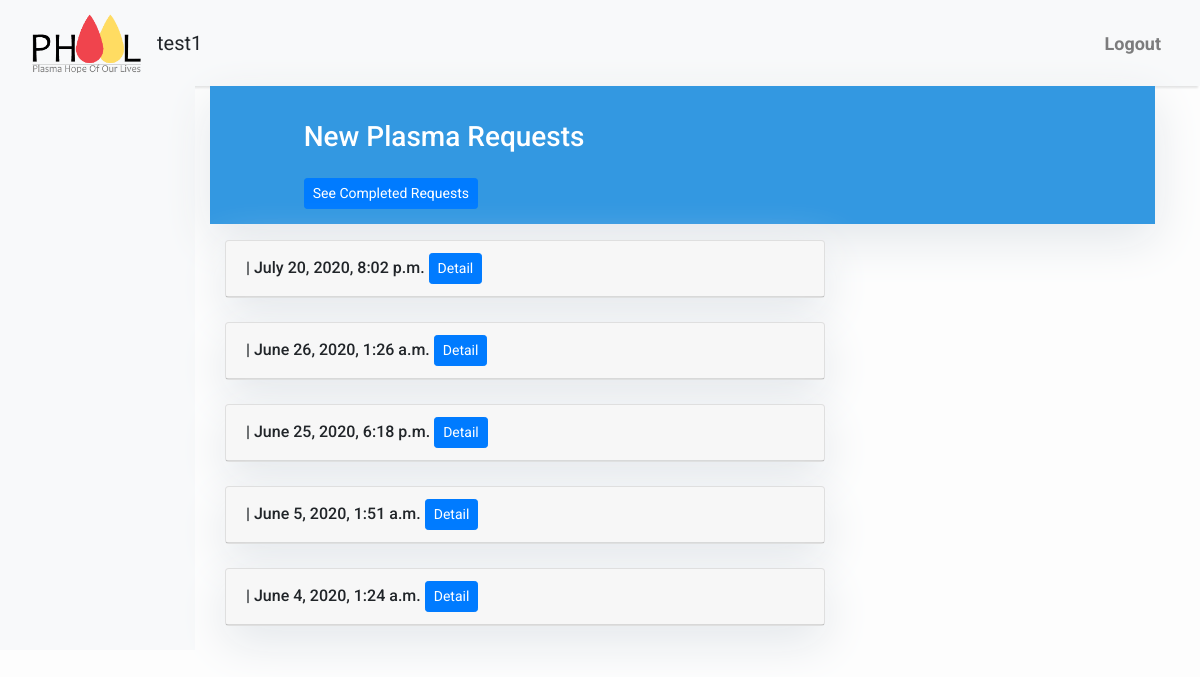
Page /plasma/requests/plasma/ (signed in) on the committed database.
### plasma/models.py (models this page shows)
class Profile(models.Model):
    author = models.ForeignKey(User, on_delete=models.CASCADE)
    first_name = models.CharField(max_length=30)
    last_name = models.CharField(max_length=30)
    address = models.CharField(max_length=30, blank=True)
    city = models.CharField(max_length=30)
    province = models.IntegerField(choices=PROVINCES, default=4)
    birth_date = models.DateField(null=True, blank=True)
    gender = models.IntegerField(choices=GENDER, default=3)
    phone_regex = RegexValidator(regex=r'^\+?1?\d{9,15}$',
                                 message="Phone number must be entered in the format: '+999999999'. Up to 15 digits allowed.")
    phone = models.CharField(validators=[phone_regex], max_length=17, blank=True)
    date_covid_19_diagnosed = models.DateField(null=True, blank=True)
    blood_group = models.IntegerField(choices=BLOOD, default=8)
    hospital_which_labelled_positive = models.CharField(max_length=30, blank=True)
    hospital_which_labelled_negative = models.CharField(max_length=30, blank=True)
    lab_which_labelled_positive = models.CharField(max_length=30, blank=True)
    lab_which_labelled_negative = models.CharField(max_length=30, blank=True)
    donation_request = models.BooleanField(default=False)
    plasma_request = models.BooleanField(default=False)
    donation_completed = models.BooleanField(default=False)
    plasma_completed = models.BooleanField(default=False)
    created_on = models.DateTimeField(auto_now_add=True, blank=True)

### plasma/views.py (the view)
# urls.py: path("requests/plasma/", views.PlasmaRequestsList.as_view(), name="plasma_requests"),
class PlasmaRequestsList(LoginRequiredMixin, generic.ListView):
    model = Profile
    template_name = "plasma_request_list.html"
    def get_queryset(self):
        return (
            Profile.objects.filter(plasma_request=1, plasma_completed=0)
                .order_by("-created_on")
        )

### templates/plasma_request_list.html (shortened to what this page needs)
{% extends "base.html" %}
{% block content %}
<header class="masthead">
    <div class="container">
        <div class="row">
            <div class=" col-md-8 col-md-10 mx-auto">
                <div class="site-heading">
                    <h3 class=" site-heading my-4 mt-3 text-white">New Plasma Requests</h3>
                    <a href="{% url 'completed_plasma_requests' %}" class="btn btn-primary btn-sm">See Completed Requests</a>
                </div>
            </div>
        </div>
    </div>
</header>
<div class="container">
    <div class="row">
    {% if user.is_authenticated %}
        <div class="col-md-8 mt-3 left">
            {% for post in object_list %}
                <div class="card mb-4">
                <h6 class="card-header">{% block title %} {{ post.user}}  | {{ post.created_on }} <a href="{% url 'plasma_request_detail' post.pk  %}" class="btn btn-primary btn-sm">Detail</a>{% endblock title %}</h6>
                </div>
            {% endfor %}
        </div>
    {% endif %}
    </div>
</div>
{%endblock%}

### templates/base.html (shortened to what this page needs)
<!DOCTYPE html>
<html>
    <head>
        <link rel="stylesheet" href="https://maxcdn.bootstrapcdn.com/bootstrap/4.0.0/css/bootstrap.min.css"
 />
    </head>
    <body>
        <nav class="navbar navbar-expand-lg navbar-light bg-light shadow navbar-fixed-top" id="mainNav">
        {% load static %}
            <div class="container-fluid">
                <a class="navbar-brand" href="{% url 'home' %}"><img src="{% static "icons/phool.png" %}" width="110" height="60" alt=""></a>
                {% if not user.is_staff %}
                <a class="navbar-brand" >{{ user.get_username }}</a>
                    {% else %}
                    <a class="navbar-brand" href="{% url 'profile'%}">{{ user.get_username }}</a>
                <a class="navbar-brand">{{plasma}}</a>
                {% endif %}
                <div class="collapse navbar-collapse" id="navbarResponsive">
                    <ul class="navbar-nav ml-auto">
                        {% if user.is_authenticated %}
                            <li class="nav-item text-black">
                                <a class="nav-link text-black font-weight-bold" href="{% url 'logout' %}?next={{request.path}}">Logout</a>
                            </li>
                        {% else %}
                            <li class="nav-item text-black">
                                <a class="nav-link text-black font-weight-bold" href="{% url 'login' %}?next={{request.path}}">Login</a>
                            </li>
                        {% endif %}
                    </ul>
                </div>
            </div>
        </nav>
<div class="container-fluid row">
    <div class="col-lg-2  navbar-light bg-light"><p>  </p>
    </div>
    <div class="col-lg-10 mt-auto">
                    {% block content %}{% endblock content %}
    </div>
</div>
    </body>
</html>

### templates/base.html (style rules this page uses)
body { font-family: "Roboto", sans-serif; font-size: 17px; background-color: #fdfdfd; }
.shadow { box-shadow: 0 4px 2px -2px rgba(0, 0, 0, 0.1); }
.masthead { background: #3398E1; height: auto; padding-bottom: 15px; box-shadow: 0 16px 48px #E3E7EB; box-shadow: 0 16px 48px #E3E7EB; padding-top: 10px; }

### templates/plasma_request_list.html (style rules this page uses)
body { font-family: "Roboto", sans-serif; font-size: 18px; background-color: #fdfdfd; }
.card { box-shadow: 0 16px 48px #E3E7EB; }

### rows in the picture
Profile: created_on "July 20, 2020, 8:02 p.m."
Profile: created_on "June 26, 2020, 1:26 a.m."
Profile: created_on "June 25, 2020, 6:18 p.m."
Profile: created_on "June 5, 2020, 1:51 a.m."
Profile: created_on "June 4, 2020, 1:24 a.m."

### other values in the picture
{{ user.get_username }} "test1"
